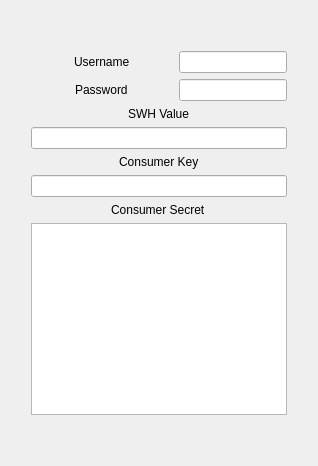
                <widget class="QWidget" name="tab_10">
                 <attribute name="title">
                  <string>Automatic logon</string>
                 </attribute>
                 <layout class="QHBoxLayout" name="horizontalLayout_27">
                  <item>
                   <layout class="QVBoxLayout" name="verticalLayout_16">
                    <property name="leftMargin">
                     <number>20</number>
                    </property>
                    <property name="rightMargin">
                     <number>20</number>
                    </property>
                    <item>
                     <spacer name="verticalSpacer_11">
                      <property name="orientation">
                       <enum>Qt::Vertical</enum>
                      </property>
                      <property name="sizeHint" stdset="0">
                       <size>
                        <width>20</width>
                        <height>40</height>
                       </size>
                      </property>
                     </spacer>
                    </item>
                    <item>
                     <layout class="QHBoxLayout" name="horizontalLayout_24">
                      <item alignment="Qt::AlignHCenter">
                       <widget class="QLabel" name="label_18">
                        <property name="text">
                         <string>Username</string>
                        </property>
                       </widget>
                      </item>
                      <item>
                       <widget class="QLineEdit" name="lineEdit_userEtrade">
                        <property name="sizePolicy">
                         <sizepolicy hsizetype="Fixed" vsizetype="Fixed">
                          <horstretch>0</horstretch>
                          <verstretch>0</verstretch>
                         </sizepolicy>
                        </property>
                       </widget>
                      </item>
                     </layout>
                    </item>
                    <item>
                     <layout class="QHBoxLayout" name="horizontalLayout_25">
                      <item alignment="Qt::AlignHCenter">
                       <widget class="QLabel" name="label_19">
                        <property name="text">
                         <string>Password</string>
                        </property>
                       </widget>
                      </item>
                      <item>
                       <widget class="QLineEdit" name="lineEdit_passEtrade">
                        <property name="sizePolicy">
                         <sizepolicy hsizetype="Fixed" vsizetype="Fixed">
                          <horstretch>0</horstretch>
                          <verstretch>0</verstretch>
                         </sizepolicy>
                        </property>
                       </widget>
                      </item>
                     </layout>
                    </item>
                    <item>
                     <layout class="QVBoxLayout" name="verticalLayout_17">
                      <item alignment="Qt::AlignHCenter">
                       <widget class="QLabel" name="label_22">
                        <property name="text">
                         <string>SWH Value</string>
                        </property>
                       </widget>
                      </item>
                      <item>
                       <widget class="QLineEdit" name="lineEdit_SWH"/>
                      </item>
                     </layout>
                    </item>
                    <item>
                     <layout class="QVBoxLayout" name="verticalLayout_14">
                      <item alignment="Qt::AlignHCenter">
                       <widget class="QLabel" name="label_20">
                        <property name="text">
                         <string>Consumer Key</string>
                        </property>
                       </widget>
                      </item>
                      <item>
                       <widget class="QLineEdit" name="lineEdit_key"/>
                      </item>
                     </layout>
                    </item>
                    <item>
                     <layout class="QVBoxLayout" name="verticalLayout_15">
                      <item alignment="Qt::AlignHCenter">
                       <widget class="QLabel" name="label_21">
                        <property name="text">
                         <string>Consumer Secret</string>
                        </property>
                       </widget>
                      </item>
                      <item>
                       <widget class="QTextEdit" name="textEdit_secret">
                        <property name="sizePolicy">
                         <sizepolicy hsizetype="Preferred" vsizetype="Preferred">
                          <horstretch>0</horstretch>
                          <verstretch>0</verstretch>
                         </sizepolicy>
                        </property>
                       </widget>
                      </item>
                     </layout>
                    </item>
                    <item>
                     <spacer name="verticalSpacer_12">
                      <property name="orientation">
                       <enum>Qt::Vertical</enum>
                      </property>
                      <property name="sizeHint" stdset="0">
                       <size>
                        <width>20</width>
                        <height>40</height>
                       </size>
                      </property>
                     </spacer>
                    </item>
                   </layout>
                  </item>
                 </layout>
                </widget>
